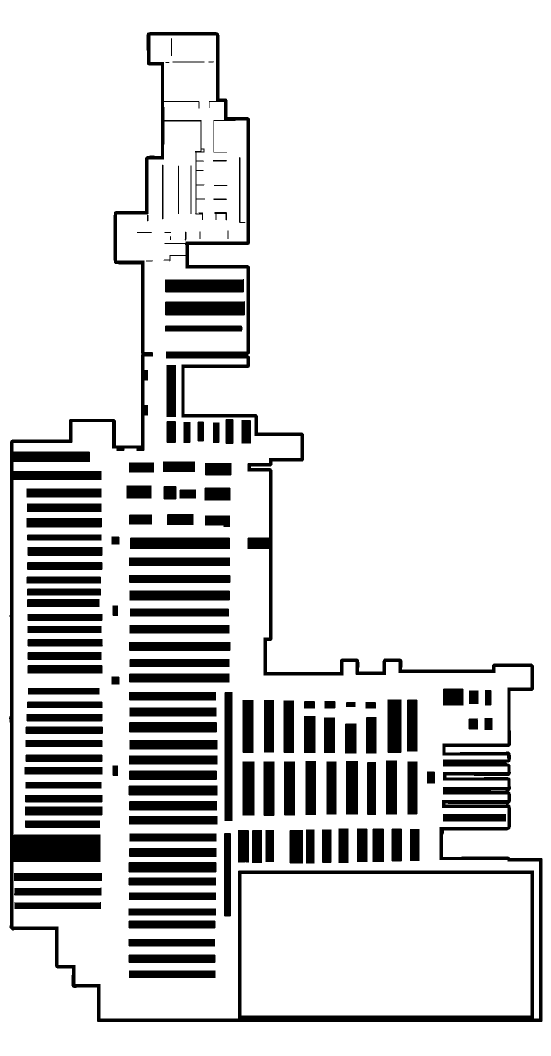
#> input picture test_map/map.pgm, 1101 x 2111 px, given in place of original_map.pgm, which was not available (shown at 1/2 size); the run also reads 1 picture not shown here
$ python map_figures.py
#> lines starting #> are read from the running program, lines starting #| are printed output that depends on the picture; after the words box and inside, x2 and y2 are one past the last pixel; in counts of white or black regions, pixels touching at a corner belong together; pictures that were not available may be replaced by others from this repository, and a replacement may not be noted
import numpy as np
import matplotlib
# Use non-interactive backend to avoid Qt/display issues
matplotlib.use('Agg')
import matplotlib.pyplot as plt
from matplotlib.colors import LinearSegmentedColormap
from PIL import Image
from pathlib import Path

def read_pgm(filename):
    """Read PGM file and return as numpy array."""
    try:
        with Image.open(filename) as img:
#> img is the input picture: PIL image 1101x2111 L; 85.1% white; 143 black regions (2 under 20 px), largest, box (x1, y1, x2, y2) and area: (18, 64, 1085, 2044) 94463, (260, 1075, 460, 1098) 4598, (330, 602, 490, 631) 4478
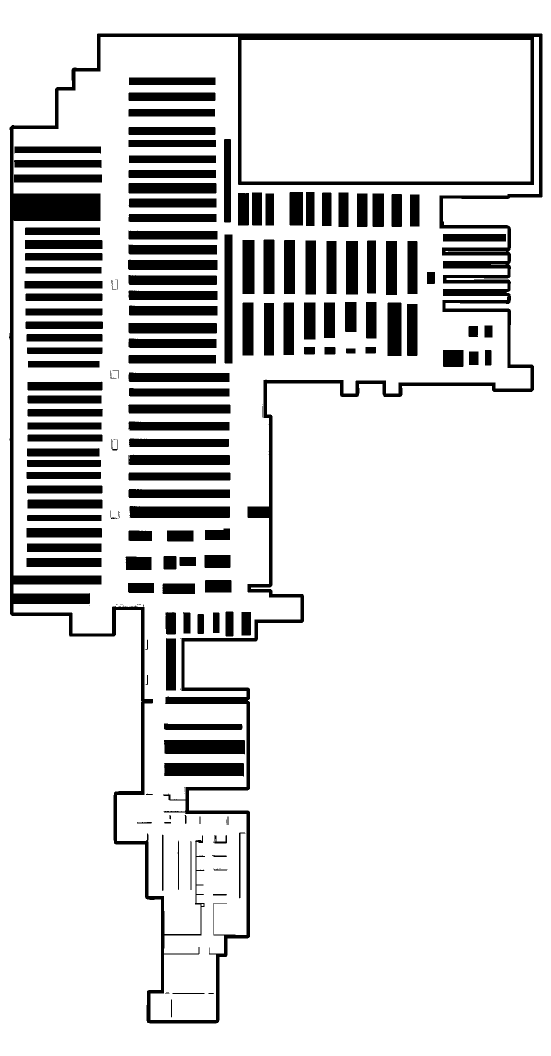
#> input picture t_map_figures/updated_map.pgm, 1101 x 2111 px, found by its file name (shown at 1/2 size)
#> in read_pgm, img is the input picture: PIL image 1101x2111 L; 85.1% white; 180 black regions (34 under 20 px), largest, box (x1, y1, x2, y2) and area: (18, 67, 1085, 2047) 94205, (258, 1012, 460, 1036) 4624, (328, 1480, 490, 1509) 4514
            return np.array(img)
    except Exception as e:
        print(f"Error loading PGM file {filename}: {e}")
        exit(1)

def check_and_flip_if_needed(original_map, comparison_map):
    """
    Check if the original map needs to be flipped vertically to match orientation.

    This is a basic check that compares the difference magnitude between the original
    and the comparison map in both normal and flipped orientations.

    Args:
        original_map: The original PGM map
        comparison_map: The map to compare against (updated or refined)

    Returns:
        The original map, possibly flipped to match orientation
    """
    # Ensure maps are the same size
    if original_map.shape != comparison_map.shape:
        print("Warning: Maps have different dimensions, resizing original")
        try:
            from PIL import Image
            # Convert to PIL image, resize, and convert back to numpy array
            pil_img = Image.fromarray(original_map)
            pil_img = pil_img.resize((comparison_map.shape[1], comparison_map.shape[0]))
            original_map = np.array(pil_img)
        except Exception as e:
            print(f"Error resizing: {e}")
            # Fallback: simple resize with numpy (lower quality)
            original_map = np.resize(original_map, comparison_map.shape)

    # Calculate difference with normal orientation
    normal_diff = np.sum(np.abs(original_map - comparison_map))
#> normal_diff = 71659869

    # Calculate difference with flipped orientation
    # Use numpy's flip instead of cv2.flip
    flipped_map = np.flip(original_map, axis=0)  # flip vertically
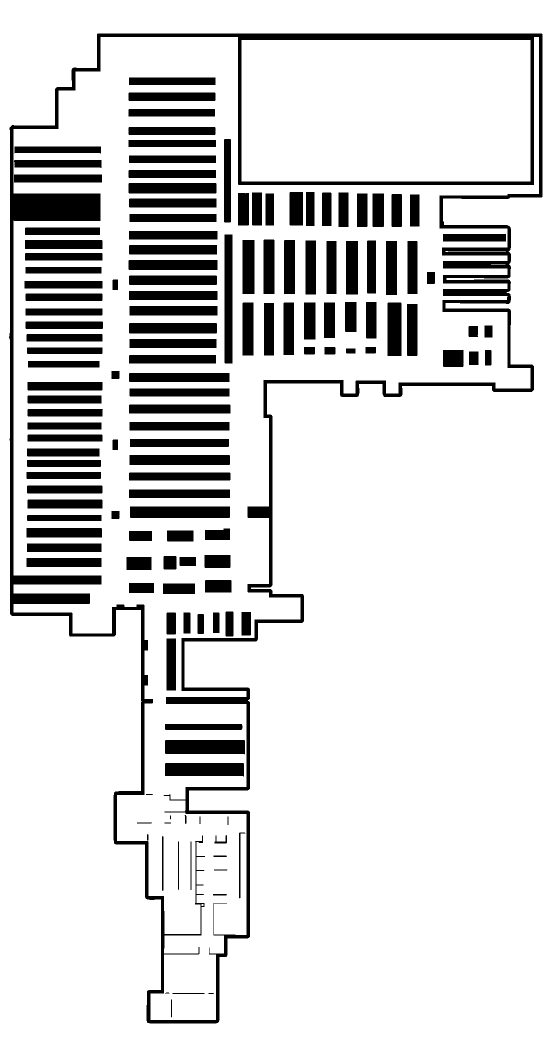
#> flipped_map: shape (2111, 1101) (shown at 1/2 size); 85.1% white; 143 black regions (2 under 20 px), largest, box (x1, y1, x2, y2) and area: (18, 67, 1085, 2047) 94463, (260, 1013, 460, 1036) 4598, (330, 1480, 490, 1509) 4478
    flipped_diff = np.sum(np.abs(flipped_map - comparison_map))
#> flipped_diff = 342109

    # If flipped orientation has less difference, it's likely the correct orientation
    if flipped_diff < normal_diff:
        print("Original map appears to be flipped vertically - flipping to match others")
        return flipped_map
    else:
        return original_map

def compare_maps(original_map, updated_map):
    """
    Compare two maps and identify differences.
    Returns a mask where differences are marked as 1, same pixels as 0.
    """
    # Ensure maps are the same size
    if original_map.shape != updated_map.shape:
        raise ValueError("Maps must have the same dimensions")

    # Create difference mask (1 where pixels are different, 0 where they're the same)
    diff_mask = (original_map != updated_map).astype(np.uint8)
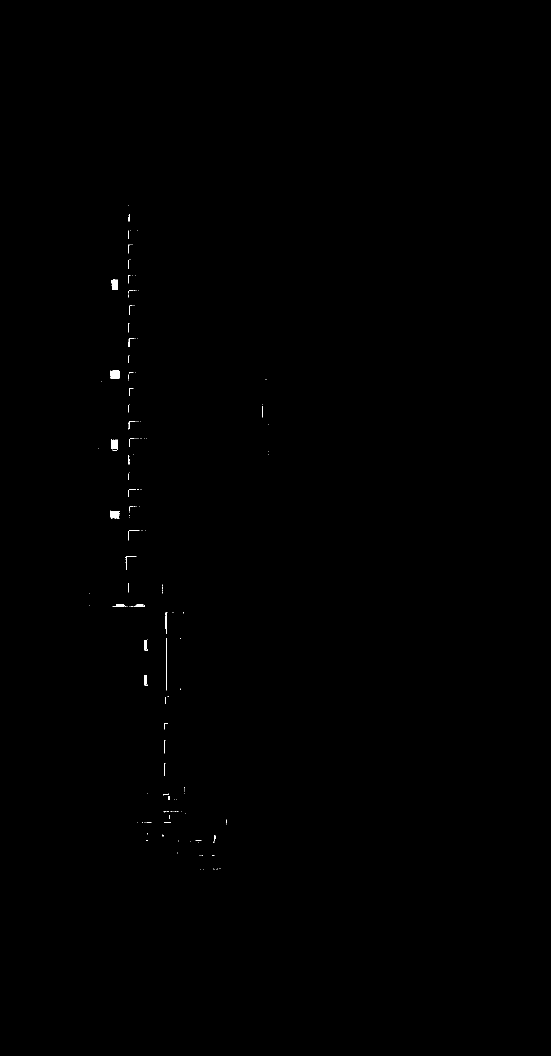
#> diff_mask: shape (2111, 1101) (shown at 1/2 size); values 0 (black) and 1 (white), 0.11% white; 179 white regions (149 under 20 px), largest, box (x1, y1, x2, y2) and area: (221, 741, 239, 758) 262, (221, 1022, 239, 1038) 209, (223, 559, 236, 580) 207

    return diff_mask

def create_before_after_visualization(original_map, updated_map, diff_mask, output_path="map_comparison.png"):
    """
    Create a before-and-after visualization with differences highlighted.

    Args:
        original_map: The original PGM map
        updated_map: The updated PGM map
        diff_mask: Binary mask where 1 indicates different pixels
        output_path: Path to save the visualization
    """
    # Force matplotlib to use non-interactive backend
    plt.switch_backend('Agg')

    # Calculate regions with significant changes for zoomed views
    # We'll use a simple approach to find areas with the most changes
    block_size = 50  # Size of blocks to analyze
    change_density = np.zeros((diff_mask.shape[0] // block_size, diff_mask.shape[1] // block_size))

    for i in range(change_density.shape[0]):
        for j in range(change_density.shape[1]):
            block = diff_mask[i*block_size:(i+1)*block_size, j*block_size:(j+1)*block_size]
            change_density[i, j] = np.sum(block)

    # Find coordinates of top 2 blocks with most changes
    flat_indices = np.argsort(change_density.flatten())[-2:]  # Get indices of top 2 blocks
    top_blocks = []
    for idx in flat_indices:
        if change_density.flatten()[idx] > 0:  # Only include if there are changes
            i, j = np.unravel_index(idx, change_density.shape)
            top_blocks.append((i*block_size, j*block_size))

    # Create the figure with a custom layout
    h, w = updated_map.shape
    n_zoom = len(top_blocks)

    if n_zoom > 0:
        # Create a figure with custom layout - tighter spacing
        fig = plt.figure(figsize=(12, 8))

        # Create a 2x2 grid with tighter spacing
        gs = plt.GridSpec(2, 2, width_ratios=[1, 1.2], height_ratios=[1, 1], wspace=0.05)

        # Main original map
        ax_orig = fig.add_subplot(gs[:, 0])
        ax_orig.imshow(original_map, cmap='gray')
        # Move title to bottom
        ax_orig.set_title('Original Map', pad=8, loc='center', y=-0.1)
        ax_orig.axis('off')

        # Main updated map with highlighted changes
        ax_upd = fig.add_subplot(gs[:, 1])
    else:
        # Just create a side-by-side comparison if no significant change regions
        fig, (ax_orig, ax_upd) = plt.subplots(1, 2, figsize=(12, 6))
        ax_orig.imshow(original_map, cmap='gray')
        ax_orig.set_title('Original Map', pad=8, loc='center', y=-0.1)
        ax_orig.axis('off')

    # Create a colored visualization of the updated map
    # We'll use a 3-channel RGB image for the updated map
    rgb_img = np.zeros((h, w, 3), dtype=np.uint8)

    # Normalize grayscale to 0-255
    if updated_map.max() > 0:  # Avoid division by zero
        norm_updated = (updated_map / updated_map.max() * 255).astype(np.uint8)
    else:
        norm_updated = updated_map.astype(np.uint8)

    # Copy grayscale values to all channels for base image
    rgb_img[:, :, 0] = norm_updated  # Red channel
    rgb_img[:, :, 1] = norm_updated  # Green channel
    rgb_img[:, :, 2] = norm_updated  # Blue channel

    # Color the changed pixels in bright blue (no dilation)
    # Using a more vibrant blue (0, 127, 255) instead of pure blue
    rgb_img[diff_mask == 1, 0] = 0      # Red channel
    rgb_img[diff_mask == 1, 1] = 127    # Green channel - adding some green for better visibility
    rgb_img[diff_mask == 1, 2] = 255    # Blue channel (max)

    # Plot updated map with blue highlights
    ax_upd.imshow(rgb_img)
    # Simplified title at the bottom
    ax_upd.set_title('Updated Map', pad=8, loc='center', y=-0.1)
    ax_upd.axis('off')

    # Add a dividing line between the original and updated maps
    # that doesn't extend all the way to the top and bottom
    orig_bbox = ax_orig.get_position()
    upd_bbox = ax_upd.get_position()

    line_x = (orig_bbox.x1 + upd_bbox.x0) / 2
    line_y_bottom = 0.1  # Start line 10% from bottom
    line_y_top = 0.9     # End line 10% from top

    # Add the dividing line
    fig.add_artist(plt.Line2D([line_x, line_x],
                             [line_y_bottom, line_y_top],
                             transform=fig.transFigure, color='black', linestyle='-', linewidth=1))

    # Get the position of the updated map for overlapping zoom placement
    upd_bbox = ax_upd.get_position()
    upd_width = upd_bbox.width
    upd_height = upd_bbox.height
    upd_x0 = upd_bbox.x0
    upd_y0 = upd_bbox.y0

    # Add zoom views stacked vertically, slightly overlapping with the updated map
    zoom_axes = []
    zoom_size = min(block_size * 2, 100)  # Size of zoom window

    # Swap zoom 1 and 2 positions as requested
    if len(top_blocks) >= 2:
        top_blocks = [top_blocks[1], top_blocks[0]]  # Swap the order

    for i, (row, col) in enumerate(top_blocks):
        if i < 2:  # Limit to top 2 zoom areas
            # Define zoom area - ensure it's within bounds
            r_start = max(0, row - zoom_size//4)
            r_end = min(h, row + zoom_size)
            c_start = max(0, col - zoom_size//4)
            c_end = min(w, col + zoom_size)

            # Create a zoomed view that overlaps with the updated map
            # Calculate the position for the zoom area (in figure coordinates)
            zoom_width = 0.2  # Width of zoom box as fraction of figure width
            zoom_height = 0.25  # Height of zoom box as fraction of figure height
            zoom_x = upd_x0 + upd_width - zoom_width * 0.8  # Position zoom to overlap slightly

            # Position vertically based on index (swapped)
            # Move zooms a bit downward by adjusting these positions
            if i == 0:  # Now this is Zoom 2 (swapped)
                zoom_y = upd_y0 + upd_height * 0.65  # Top zoom, moved down
            else:  # Now this is Zoom 1 (swapped)
                zoom_y = upd_y0 + upd_height * 0.20  # Bottom zoom, moved down

            # Create axes at the desired position
            ax_zoom = fig.add_axes([zoom_x, zoom_y, zoom_width, zoom_height])
            zoom_axes.append(ax_zoom)

            # Extract zoomed region
            zoom_img = rgb_img[r_start:r_end, c_start:c_end]

            # Draw a rectangle on the main image to show zoom area
            rect = plt.Rectangle((c_start, r_start), c_end-c_start, r_end-r_start,
                               linewidth=1, edgecolor='yellow', facecolor='none')
            ax_upd.add_patch(rect)

            # Show zoomed image
            ax_zoom.imshow(zoom_img)

            # Turn off axis elements but KEEP the spines visible
            ax_zoom.set_xticks([])
            ax_zoom.set_yticks([])
            ax_zoom.set_xticklabels([])
            ax_zoom.set_yticklabels([])

            # Add yellow outline to the zoom image
            for spine in ax_zoom.spines.values():
                spine.set_edgecolor('yellow')
                spine.set_linewidth(2)
                spine.set_visible(True)

            # Set title at the bottom with white background
            title = ax_zoom.set_title(f'Zoom {2-i}', pad=8, loc='center', y=-0.15)
            # Add white background with some padding
            title.set_bbox(dict(facecolor='white', edgecolor='none', pad=3.0))

            # Get the right middle point of the rectangle in data coordinates
            rect_right = c_end
            rect_middle_y = r_start + (r_end - r_start) / 2

            # Transform to figure coordinates
            rect_fig_coords = ax_upd.transData.transform((rect_right, rect_middle_y))
            rect_fig_coords = fig.transFigure.inverted().transform(rect_fig_coords)

            # Get zoom axis position in figure coordinates
            zoom_bbox = ax_zoom.get_position()

            # Left edge of zoom box
            zoom_fig_x = zoom_bbox.x0
            zoom_fig_y = zoom_bbox.y0 + zoom_bbox.height/2  # Middle of zoom box

            # Draw the connecting line - no contour, just yellow
            fig.add_artist(plt.Line2D([rect_fig_coords[0], zoom_fig_x],
                                     [rect_fig_coords[1], zoom_fig_y],
                                     transform=fig.transFigure, color='yellow', linestyle='-', linewidth=1.5))

    plt.savefig(output_path, dpi=300, bbox_inches='tight')
    plt.close(fig)  # Explicitly close the figure

    print(f"Visualization saved to {output_path}")

def create_refined_map_figure(original_map, refined_map, diff_mask, top_blocks=None, output_path="map_refinement.png"):
    """
    Create a figure showing the result of map refining with changes colored.

    Args:
        original_map: The original PGM map
        refined_map: The refined PGM map
        diff_mask: Binary mask where 1 indicates different pixels
        top_blocks: List of (row, col) tuples for zoomed regions (optional)
        output_path: Path to save the visualization
    """
    # Force matplotlib to use non-interactive backend
    plt.switch_backend('Agg')

    # Create a colored visualization
    # We'll use a 3-channel RGB image
    h, w = original_map.shape
    rgb_img = np.zeros((h, w, 3), dtype=np.uint8)

    # Normalize grayscale to 0-255
    if original_map.max() > 0:  # Avoid division by zero
        norm_original = (original_map / original_map.max() * 255).astype(np.uint8)
    else:
        norm_original = original_map.astype(np.uint8)

    if refined_map.max() > 0:  # Avoid division by zero
        norm_refined = (refined_map / refined_map.max() * 255).astype(np.uint8)
    else:
        norm_refined = refined_map.astype(np.uint8)

    # Copy grayscale values to all channels for base image
    rgb_img[:, :, 0] = norm_refined  # Red channel
    rgb_img[:, :, 1] = norm_refined  # Green channel
    rgb_img[:, :, 2] = norm_refined  # Blue channel

    # Color the changed pixels in blue instead of red
    rgb_img[diff_mask == 1, 0] = 0    # Red channel
    rgb_img[diff_mask == 1, 1] = 0    # Green channel
    rgb_img[diff_mask == 1, 2] = 255  # Blue channel (set to maximum for blue)

    # Create figure with a similar layout to the before-after comparison
    n_zoom = len(top_blocks) if top_blocks else 0

    if n_zoom > 0:
        # Create figure with similar dimensions to the before/after visualization
        fig = plt.figure(figsize=(10, 8))

        # Create main axis for refined map
        ax_main = plt.axes([0.1, 0.1, 0.8, 0.8])
        ax_main.imshow(rgb_img)
        ax_main.set_title('Refined Map', pad=8, loc='center', y=-0.1)
        ax_main.axis('off')

        # Swap zoom 1 and 2 positions as in before/after visualization
        if len(top_blocks) >= 2:
            top_blocks = [top_blocks[1], top_blocks[0]]  # Swap the order

        # Add zoom views
        zoom_size = min(100, 50 * 2)  # Same zoom size as in before/after

        for i, (row, col) in enumerate(top_blocks):
            if i < 2:  # Limit to top 2 zoom areas
                # Define zoom area - ensure it's within bounds
                r_start = max(0, row - zoom_size//4)
                r_end = min(h, row + zoom_size)
                c_start = max(0, col - zoom_size//4)
                c_end = min(w, col + zoom_size)

                # Create a zoomed view that overlaps with the map
                # Calculate position for zoom views
                zoom_width = 0.2  # Width as fraction of figure width
                zoom_height = 0.25  # Height as fraction of figure height

                # Position zooms on the right side similar to before/after
                # Move more to the left to overlap more with the map
                zoom_x = 0.6  # Moved more to the left to overlap map

                # Positioning vertically (swapped as in before/after)
                if i == 0:  # Now this is Zoom 2
                    zoom_y = 0.65  # Top zoom
                else:  # Now this is Zoom 1
                    zoom_y = 0.2  # Bottom zoom

                # Create zoom axes
                ax_zoom = fig.add_axes([zoom_x, zoom_y, zoom_width, zoom_height])

                # Extract zoomed region
                zoom_img = rgb_img[r_start:r_end, c_start:c_end]

                # Draw rectangle on main image to show zoom area
                rect = plt.Rectangle((c_start, r_start), c_end-c_start, r_end-r_start,
                                   linewidth=1, edgecolor='yellow', facecolor='none')
                ax_main.add_patch(rect)

                # Show zoomed image
                ax_zoom.imshow(zoom_img)

                # Turn off axis elements but keep spines visible
                ax_zoom.set_xticks([])
                ax_zoom.set_yticks([])
                ax_zoom.set_xticklabels([])
                ax_zoom.set_yticklabels([])

                # Add yellow outline to zoom image
                for spine in ax_zoom.spines.values():
                    spine.set_edgecolor('yellow')
                    spine.set_linewidth(2)
                    spine.set_visible(True)

                # Set title with white background
                title = ax_zoom.set_title(f'Zoom {2-i}', pad=8, loc='center', y=-0.15)
                title.set_bbox(dict(facecolor='white', edgecolor='none', pad=3.0))

                # Get the right middle point of the rectangle in data coordinates
                rect_right = c_end
                rect_middle_y = r_start + (r_end - r_start) / 2

                # Calculate the connecting points manually in figure coordinates
                # This ensures more precise connections regardless of transformations
                main_bbox = ax_main.get_position()
                zoom_bbox = ax_zoom.get_position()

                # Calculate position of rectangle in figure coordinates
                # First convert from data to axes coordinates
                main_xlim = ax_main.get_xlim()
                main_ylim = ax_main.get_ylim()

                # Convert data coordinates to normalized axes coordinates (0-1)
                rect_ax_x = (rect_right - main_xlim[0]) / (main_xlim[1] - main_xlim[0])
                rect_ax_y = (rect_middle_y - main_ylim[0]) / (main_ylim[1] - main_ylim[0])

                # Convert axes coordinates to figure coordinates
                rect_fig_x = main_bbox.x0 + rect_ax_x * main_bbox.width
                rect_fig_y = main_bbox.y0 + rect_ax_y * main_bbox.height

                # Left edge middle of zoom box in figure coordinates
                zoom_fig_x = zoom_bbox.x0
                zoom_fig_y = zoom_bbox.y0 + zoom_bbox.height/2

                # Draw connecting line - yellow
                fig.add_artist(plt.Line2D([rect_fig_x, zoom_fig_x],
                                         [rect_fig_y, zoom_fig_y],
                                         transform=fig.transFigure, color='yellow', linestyle='-', linewidth=1.5))
    else:
        # Simple figure if no zoom regions
        fig = plt.figure(figsize=(10, 10))
        plt.imshow(rgb_img)
        plt.axis('off')

    plt.tight_layout()
    plt.savefig(output_path, dpi=300, bbox_inches='tight')
    plt.close(fig)  # Explicitly close the figure

    print(f"Refinement visualization saved to {output_path}")

def process_maps(original_path, updated_path, refined_path=None, output_dir="./results"):
    """
    Process three maps: original, updated, and refined.

    Args:
        original_path: Path to the original PGM map (without obstacles)
        updated_path: Path to the updated PGM map
        refined_path: Path to the refined PGM map (optional)
        output_dir: Directory to save the output visualizations
    """
    # Create output directory if it doesn't exist
    Path(output_dir).mkdir(parents=True, exist_ok=True)

    # Read maps
    original_map = read_pgm(original_path)
    updated_map = read_pgm(updated_path)

    # Check if original map needs flipping to match orientation of updated map
    original_map = check_and_flip_if_needed(original_map, updated_map)

    # Compare original and updated maps
    update_diff_mask = compare_maps(original_map, updated_map)

    # Calculate regions with significant changes for zoomed views
    # We'll use a simple approach to find areas with the most changes
    block_size = 50  # Size of blocks to analyze
    change_density = np.zeros((update_diff_mask.shape[0] // block_size, update_diff_mask.shape[1] // block_size))

    for i in range(change_density.shape[0]):
        for j in range(change_density.shape[1]):
            block = update_diff_mask[i*block_size:(i+1)*block_size, j*block_size:(j+1)*block_size]
            change_density[i, j] = np.sum(block)
#> (the rest of the program and of its run is left out)
